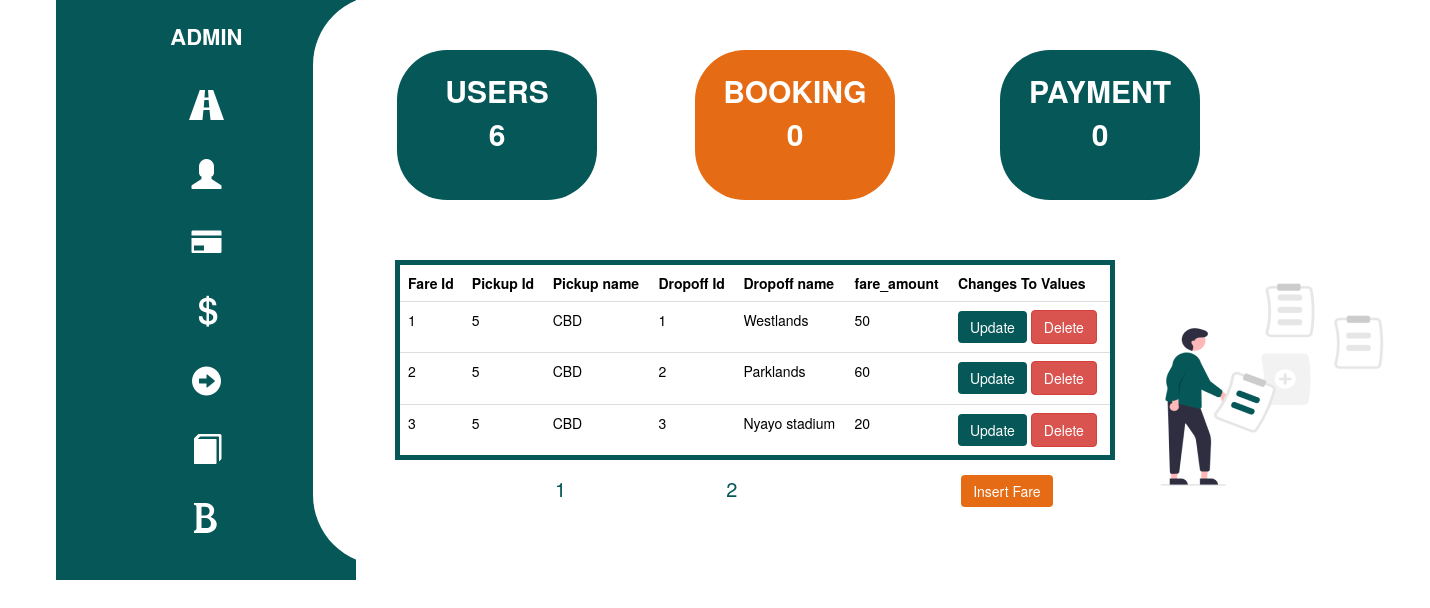
Page /admin_fare.php on the committed database.
### tables this page shows
CREATE TABLE `fare` (
  `fare_id` int(20) NOT NULL,
  `pickup_stage_id` int(20) NOT NULL,
  `pickup_stage_name` varchar(60) NOT NULL,
  `dropoff_stage_id` int(20) NOT NULL,
  `dropoff_stage_name` varchar(60) NOT NULL,
  `fare_amount` int(10) NOT NULL
);

### queries/admin_count.php (called while the page is built)
<?php
include_once ("connect.php");
$sql = "SELECT * from users";
if ($result = mysqli_query($conn, $sql)) {
    $usersrowcount = mysqli_num_rows( $result );
}
$sql1 = "SELECT * from booking";
if ($result = mysqli_query($conn, $sql1)) {
    $bookingrowcount = mysqli_num_rows( $result );
}
$sql1 = "SELECT * from payment";
if ($result = mysqli_query($conn, $sql1)) {
    $paymentrowcount = mysqli_num_rows( $result );
}
?>

### admin_fare.php (the view, shortened to what this page needs)
<?php
include_once ("queries/connect.php");
include_once ("queries/admin_count.php");
?>
<!DOCTYPE html>
<html lang="en">
<head>
    <link rel="stylesheet" href="https://maxcdn.bootstrapcdn.com/bootstrap/3.3.7/css/bootstrap.min.css">
    <link rel="stylesheet" href="css/admin.css?v=<?php echo time(); ?>">
</head>
<body>
    <div class="container">
        <div class="backshapes">
            <div class="item1"><p id="rcorners1"><br>ADMIN<br><br>
                <a href="admin.php">
                    <span class="glyphicon glyphicon-road" style="font-size:30px; color:white; margin-top:5px"></span>
                </a><br><br>
                <a href="admin_user.php">
                    <span class="glyphicon glyphicon-user" style="font-size:30px; color:white;"></span>
                </a><br><br>
                <a href="admin_payment.php">
                    <span class="glyphicon glyphicon-credit-card" style="font-size:30px; color:white;"></span>
                </a><br><br>
                <a href="admin_fare.php">
                    <span class="glyphicon glyphicon-usd" style="font-size:30px; color:white;"></span>
                </a><br><br>
                <a href="admin_route.php">
                    <span class="glyphicon glyphicon-circle-arrow-right" style="font-size:30px; color:white;"></span>
                </a><br><br>
                <a href="admin_booking.php">
                    <span class="glyphicon glyphicon-book" style="font-size:30px; color:white;"></span>
                </a><br><br>
                <a href="admin_bus.php">
                    <span class="glyphicon glyphicon-bold" style="font-size:30px; color:white;"></span>
                </a><br><br>
                </p>
                </div>
                <div class="item2"><p id="rcorners2"></p></div>
                <div class="item3"><p id="rcorners3">USERS<br><?php echo $usersrowcount; ?></p></div>
                <div class="item4"><p id="rcorners4">BOOKING<br><?php echo $bookingrowcount; ?></p></div>
                <div class="item5"><p id="rcorners5">PAYMENT<br><?php echo $paymentrowcount; ?></p></div>
                <div class="item6"><table id="rcorners6" class="table">
                    <tr>
                    <th scope="col">Fare Id</th>
                    <th scope="col">Pickup Id</th>
                    <th scope="col">Pickup name</th>
                    <th scope="col">Dropoff Id</th>
                    <th scope="col">Dropoff name</th>
                    <th scope="col">fare_amount</th>
                    <th scope="col">Changes To Values</th>
                    </tr>
                    <?php
                        if (!isset ($_GET['page']) )
                        { $page_number = 1;}
                        else
                        { $page_number = $_GET['page'];}
                        $limit = 3;
                        $initial_page = ($page_number-1) * $limit;
                        $sql_select = "SELECT  * FROM `fare`";
                        $results = $conn->query($sql_select);
                        $total_rows = mysqli_num_rows($results);
                        $total_pages = ceil ($total_rows / $limit);
                        if($results -> num_rows > 0)
                        {
                            $query = "SELECT *FROM `fare`LIMIT " . $initial_page . ',' . $limit;
                            $result = mysqli_query($conn, $query);
                            while($row = mysqli_fetch_array($result)){
                                ?>
                               <tr>
                                   <td><?php echo $row['fare_id']; ?></td>
                                   <td><?php echo $row['pickup_stage_id']; ?></td>
                                   <td><?php echo $row['pickup_stage_name']; ?></td>
                                   <td><?php echo $row['dropoff_stage_id']; ?></td>
                                   <td><?php echo $row['dropoff_stage_name']; ?></td>
                                   <td><?php echo $row['fare_amount']; ?></td>
                                   <td>
                                        <button type="button" class="btn btn-warning" id="editbtn"><a name="update_fare" href="update_fare.php?id=<?php echo $row['fare_id']; ?>">Update</a></button>
                                        <button type="button" class="btn btn-danger"id ="deletebtn"><a name="queries/delete_fare" href="queries/delete_fare.php?id=<?php echo $row['fare_id']; ?>">Delete</a></button>
                                    </td>
                               </tr>
                               <?php
                            }
                        }
                    ?>
                </table>
                <?php
                    for($page_number = 1; $page_number<= $total_pages; $page_number++) {
                        echo '<a class="pagination" href = "admin_fare.php?page=' . $page_number . '">' . $page_number . ' </a>';
                    }
                ?>
             <button type="button" class="btn btn-success" id ="insertbtn"><a name="insert_fare" href="insert_fare.php?id=<?php echo $row['id']; ?>">Insert Fare</a></button>
            </div>
                <div class="admin-image">
                    <img src="images/admin.png" alt="">
                </div>
            </div>
        </div>
</body>
</html>

### css/admin.css (style rules this page uses)
* { margin: 0; padding: 0; }
body { width: 100%; height: 100vh; overflow-y: hidden; overflow-x: hidden; }
#rcorners1 { background: #065757; padding: 10px; width: 300px; height: 600px; color: #fff; text-align: center; font-size: 22px; margin-left: -100px; }
#rcorners2 { margin-top: -5px; border-radius: 70px 0px 0px 70px; background: #fff; padding: 10px; width: 900px; height: 570px; margin-left: -60px; }
#rcorners3 { border-radius: 50px; background: #065757; padding: 20px; width: 200px; height: 150px; margin-left: -33px; }
#rcorners4 { border-radius: 50px; background: #E56C15; padding: 20px; width: 200px; height: 150px; margin-left: -20px; }
#rcorners5 { border-radius: 50px; background: #065757; padding: 20px; width: 200px; height: 150px; }
#rcorners6 { border-radius: 50px; padding: 20px; width: 720px; height: 200px; }
.container { display: flex; align-items: center; }
.backshapes { position: relative; display: flex; width: 100%; }
.item2 { position: absolute; right: 0; top: 0; width: 80%; }
.item1 { position: absolute; right: 0; top: -20px; width: 99%; }
.item3 { position: absolute; right: 0; top: 50px; width: 75%; text-align: center; color: #fff; font-size: 18px; }
.item4 { position: absolute; right: 0; top: 50px; width: 50%; text-align: center; color: #fff; font-size: 18px; }
.item5 { position: absolute; right: 0; top: 50px; width: 25%; text-align: center; color: #fff; font-size: 18px; }
.item6 { position: absolute; margin-left: 250px; top: 260px; width: 100%; }
.admin-image img { position: absolute; margin-left: 1000px; margin-top: 270px; }
p { font-weight: bold; font-size: 30px; }
td, th { color: rgb(0, 0, 0); }
table { padding: 5px 5px 5px 5px; border-radius: 20px; border: solid; border-width: 5px; border-color: #065757; }
#editbtn { background-color: #065757; border: none; }
a.pagination { color: #065757; font-size: 20px; margin-top: -10px; margin-left: 160px; }
a { color: #fff; }
#insertbtn { margin-left: 220px; margin-top: -5px; background-color: #E56C15; border: none; }

### rows in the picture
fare: fare_id "1", pickup_stage "5", pickup_stage_name "CBD", dropoff_stage "1", dropoff_stage_name "Westlands", fare_amount "50"
fare: fare_id "2", pickup_stage "5", pickup_stage_name "CBD", dropoff_stage "2", dropoff_stage_name "Parklands", fare_amount "60"
fare: fare_id "3", pickup_stage "5", pickup_stage_name "CBD", dropoff_stage "3", dropoff_stage_name "Nyayo stadium", fare_amount "20"

### other values in the picture
$usersrowcount "6"
$bookingrowcount "0"
$paymentrowcount "0"
